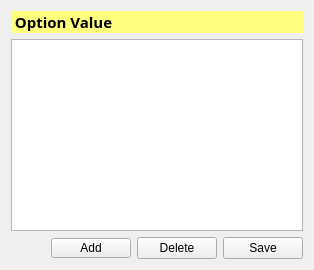
   <widget class="QWidget" name="layoutWidget">
    <layout class="QVBoxLayout" name="verticalLayout_4">
     <item>
      <widget class="QLabel" name="label_6">
       <property name="maximumSize">
        <size>
         <width>1000</width>
         <height>16777215</height>
        </size>
       </property>
       <property name="palette">
        <palette>
         <active>
          <colorrole role="WindowText">
           <brush brushstyle="SolidPattern">
            <color alpha="255">
             <red>0</red>
             <green>0</green>
             <blue>0</blue>
            </color>
           </brush>
          </colorrole>
          <colorrole role="Button">
           <brush brushstyle="SolidPattern">
            <color alpha="255">
             <red>255</red>
             <green>255</green>
             <blue>127</blue>
            </color>
           </brush>
          </colorrole>
          <colorrole role="Light">
           <brush brushstyle="SolidPattern">
            <color alpha="255">
             <red>255</red>
             <green>255</green>
             <blue>255</blue>
            </color>
           </brush>
          </colorrole>
          <colorrole role="Midlight">
           <brush brushstyle="SolidPattern">
            <color alpha="255">
             <red>255</red>
             <green>255</green>
             <blue>191</blue>
            </color>
           </brush>
          </colorrole>
          <colorrole role="Dark">
           <brush brushstyle="SolidPattern">
            <color alpha="255">
             <red>127</red>
             <green>127</green>
             <blue>63</blue>
            </color>
           </brush>
          </colorrole>
          <colorrole role="Mid">
           <brush brushstyle="SolidPattern">
            <color alpha="255">
             <red>170</red>
             <green>170</green>
             <blue>84</blue>
            </color>
           </brush>
          </colorrole>
          <colorrole role="Text">
           <brush brushstyle="SolidPattern">
            <color alpha="255">
             <red>0</red>
             <green>0</green>
             <blue>0</blue>
            </color>
           </brush>
          </colorrole>
          <colorrole role="BrightText">
           <brush brushstyle="SolidPattern">
            <color alpha="255">
             <red>255</red>
             <green>255</green>
             <blue>255</blue>
            </color>
           </brush>
          </colorrole>
          <colorrole role="ButtonText">
           <brush brushstyle="SolidPattern">
            <color alpha="255">
             <red>0</red>
             <green>0</green>
             <blue>0</blue>
            </color>
           </brush>
          </colorrole>
          <colorrole role="Base">
           <brush brushstyle="SolidPattern">
            <color alpha="255">
             <red>255</red>
             <green>255</green>
             <blue>255</blue>
            </color>
           </brush>
          </colorrole>
          <colorrole role="Window">
           <brush brushstyle="SolidPattern">
            <color alpha="255">
             <red>255</red>
             <green>255</green>
             <blue>127</blue>
            </color>
           </brush>
          </colorrole>
          <colorrole role="Shadow">
           <brush brushstyle="SolidPattern">
            <color alpha="255">
             <red>0</red>
             <green>0</green>
             <blue>0</blue>
            </color>
           </brush>
          </colorrole>
          <colorrole role="AlternateBase">
           <brush brushstyle="SolidPattern">
            <color alpha="255">
             <red>255</red>
             <green>255</green>
             <blue>191</blue>
            </color>
           </brush>
          </colorrole>
          <colorrole role="ToolTipBase">
           <brush brushstyle="SolidPattern">
            <color alpha="255">
             <red>255</red>
             <green>255</green>
             <blue>220</blue>
            </color>
           </brush>
          </colorrole>
          <colorrole role="ToolTipText">
           <brush brushstyle="SolidPattern">
            <color alpha="255">
             <red>0</red>
             <green>0</green>
             <blue>0</blue>
            </color>
           </brush>
          </colorrole>
         </active>
         <inactive>
          <colorrole role="WindowText">
           <brush brushstyle="SolidPattern">
            <color alpha="255">
             <red>0</red>
             <green>0</green>
             <blue>0</blue>
            </color>
           </brush>
          </colorrole>
          <colorrole role="Button">
           <brush brushstyle="SolidPattern">
            <color alpha="255">
             <red>255</red>
             <green>255</green>
             <blue>127</blue>
            </color>
           </brush>
          </colorrole>
          <colorrole role="Light">
           <brush brushstyle="SolidPattern">
            <color alpha="255">
             <red>255</red>
             <green>255</green>
             <blue>255</blue>
            </color>
           </brush>
          </colorrole>
          <colorrole role="Midlight">
           <brush brushstyle="SolidPattern">
            <color alpha="255">
             <red>255</red>
             <green>255</green>
             <blue>191</blue>
            </color>
           </brush>
          </colorrole>
          <colorrole role="Dark">
           <brush brushstyle="SolidPattern">
            <color alpha="255">
             <red>127</red>
             <green>127</green>
             <blue>63</blue>
            </color>
           </brush>
          </colorrole>
          <colorrole role="Mid">
           <brush brushstyle="SolidPattern">
            <color alpha="255">
             <red>170</red>
             <green>170</green>
             <blue>84</blue>
            </color>
           </brush>
          </colorrole>
          <colorrole role="Text">
           <brush brushstyle="SolidPattern">
            <color alpha="255">
             <red>0</red>
             <green>0</green>
             <blue>0</blue>
            </color>
           </brush>
          </colorrole>
          <colorrole role="BrightText">
           <brush brushstyle="SolidPattern">
            <color alpha="255">
             <red>255</red>
             <green>255</green>
             <blue>255</blue>
            </color>
           </brush>
          </colorrole>
          <colorrole role="ButtonText">
           <brush brushstyle="SolidPattern">
            <color alpha="255">
             <red>0</red>
             <green>0</green>
             <blue>0</blue>
            </color>
           </brush>
          </colorrole>
          <colorrole role="Base">
           <brush brushstyle="SolidPattern">
            <color alpha="255">
             <red>255</red>
             <green>255</green>
             <blue>255</blue>
            </color>
           </brush>
          </colorrole>
          <colorrole role="Window">
           <brush brushstyle="SolidPattern">
            <color alpha="255">
             <red>255</red>
             <green>255</green>
             <blue>127</blue>
            </color>
           </brush>
          </colorrole>
          <colorrole role="Shadow">
           <brush brushstyle="SolidPattern">
            <color alpha="255">
             <red>0</red>
             <green>0</green>
             <blue>0</blue>
            </color>
           </brush>
          </colorrole>
          <colorrole role="AlternateBase">
           <brush brushstyle="SolidPattern">
            <color alpha="255">
             <red>255</red>
             <green>255</green>
             <blue>191</blue>
            </color>
           </brush>
          </colorrole>
          <colorrole role="ToolTipBase">
           <brush brushstyle="SolidPattern">
            <color alpha="255">
             <red>255</red>
             <green>255</green>
             <blue>220</blue>
            </color>
           </brush>
          </colorrole>
          <colorrole role="ToolTipText">
           <brush brushstyle="SolidPattern">
            <color alpha="255">
             <red>0</red>
             <green>0</green>
             <blue>0</blue>
            </color>
           </brush>
          </colorrole>
         </inactive>
         <disabled>
          <colorrole role="WindowText">
           <brush brushstyle="SolidPattern">
            <color alpha="255">
             <red>127</red>
             <green>127</green>
             <blue>63</blue>
            </color>
           </brush>
          </colorrole>
          <colorrole role="Button">
           <brush brushstyle="SolidPattern">
            <color alpha="255">
             <red>255</red>
             <green>255</green>
             <blue>127</blue>
            </color>
           </brush>
          </colorrole>
          <colorrole role="Light">
           <brush brushstyle="SolidPattern">
            <color alpha="255">
             <red>255</red>
             <green>255</green>
             <blue>255</blue>
            </color>
           </brush>
          </colorrole>
          <colorrole role="Midlight">
           <brush brushstyle="SolidPattern">
            <color alpha="255">
             <red>255</red>
             <green>255</green>
             <blue>191</blue>
            </color>
           </brush>
          </colorrole>
          <colorrole role="Dark">
           <brush brushstyle="SolidPattern">
            <color alpha="255">
             <red>127</red>
             <green>127</green>
             <blue>63</blue>
            </color>
           </brush>
          </colorrole>
          <colorrole role="Mid">
           <brush brushstyle="SolidPattern">
            <color alpha="255">
             <red>170</red>
             <green>170</green>
             <blue>84</blue>
            </color>
           </brush>
          </colorrole>
          <colorrole role="Text">
           <brush brushstyle="SolidPattern">
            <color alpha="255">
             <red>127</red>
             <green>127</green>
             <blue>63</blue>
            </color>
           </brush>
          </colorrole>
          <colorrole role="BrightText">
           <brush brushstyle="SolidPattern">
            <color alpha="255">
             <red>255</red>
             <green>255</green>
             <blue>255</blue>
            </color>
           </brush>
          </colorrole>
          <colorrole role="ButtonText">
           <brush brushstyle="SolidPattern">
            <color alpha="255">
             <red>127</red>
             <green>127</green>
             <blue>63</blue>
            </color>
           </brush>
          </colorrole>
          <colorrole role="Base">
           <brush brushstyle="SolidPattern">
            <color alpha="255">
             <red>255</red>
             <green>255</green>
             <blue>127</blue>
            </color>
           </brush>
          </colorrole>
          <colorrole role="Window">
           <brush brushstyle="SolidPattern">
            <color alpha="255">
             <red>255</red>
             <green>255</green>
             <blue>127</blue>
            </color>
           </brush>
          </colorrole>
          <colorrole role="Shadow">
           <brush brushstyle="SolidPattern">
            <color alpha="255">
             <red>0</red>
             <green>0</green>
             <blue>0</blue>
            </color>
           </brush>
          </colorrole>
          <colorrole role="AlternateBase">
           <brush brushstyle="SolidPattern">
            <color alpha="255">
             <red>255</red>
             <green>255</green>
             <blue>127</blue>
            </color>
           </brush>
          </colorrole>
          <colorrole role="ToolTipBase">
           <brush brushstyle="SolidPattern">
            <color alpha="255">
             <red>255</red>
             <green>255</green>
             <blue>220</blue>
            </color>
           </brush>
          </colorrole>
          <colorrole role="ToolTipText">
           <brush brushstyle="SolidPattern">
            <color alpha="255">
             <red>0</red>
             <green>0</green>
             <blue>0</blue>
            </color>
           </brush>
          </colorrole>
         </disabled>
        </palette>
       </property>
       <property name="font">
        <font>
         <family>Segoe Print</family>
         <pointsize>11</pointsize>
         <weight>75</weight>
         <italic>false</italic>
         <bold>true</bold>
         <underline>false</underline>
         <stylestrategy>PreferDefault</stylestrategy>
         <kerning>true</kerning>
        </font>
       </property>
       <property name="autoFillBackground">
        <bool>true</bool>
       </property>
       <property name="text">
        <string> Option Value</string>
       </property>
      </widget>
     </item>
     <item>
      <widget class="QTableWidget" name="tableWidget_2"/>
     </item>
     <item>
      <layout class="QHBoxLayout" name="horizontalLayout_2">
       <item>
        <spacer name="horizontalSpacer_2">
         <property name="orientation">
          <enum>Qt::Horizontal</enum>
         </property>
         <property name="sizeHint" stdset="0">
          <size>
           <width>40</width>
           <height>20</height>
          </size>
         </property>
        </spacer>
       </item>
       <item>
        <widget class="QPushButton" name="pushButton_OptionAdd_2">
         <property name="maximumSize">
          <size>
           <width>500</width>
           <height>20</height>
          </size>
         </property>
         <property name="text">
          <string>Add</string>
         </property>
        </widget>
       </item>
       <item>
        <widget class="QPushButton" name="pushButton_OptionsDelete_3">
         <property name="text">
          <string>Delete</string>
         </property>
        </widget>
       </item>
       <item>
        <widget class="QPushButton" name="pushButton_OptValueAdd_2">
         <property name="text">
          <string>Save</string>
         </property>
        </widget>
       </item>
      </layout>
     </item>
    </layout>
   </widget>
